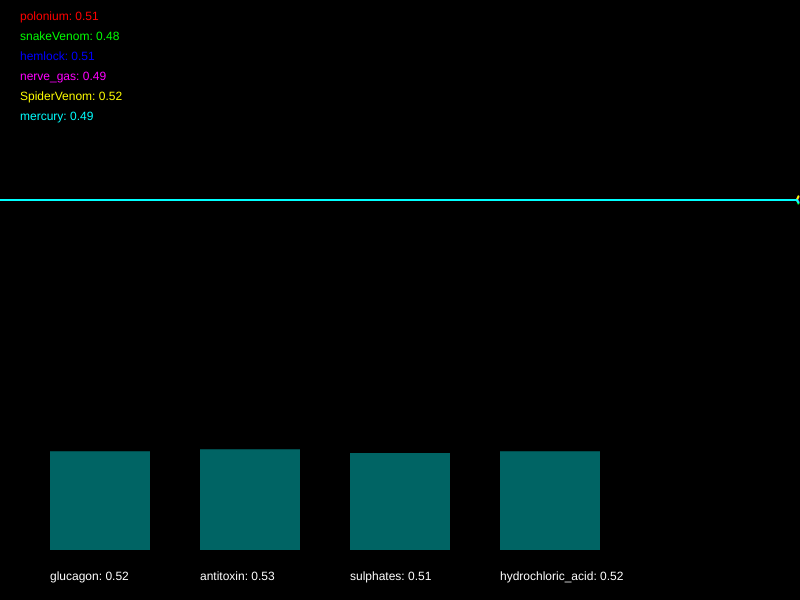
Frame 1 (no input)
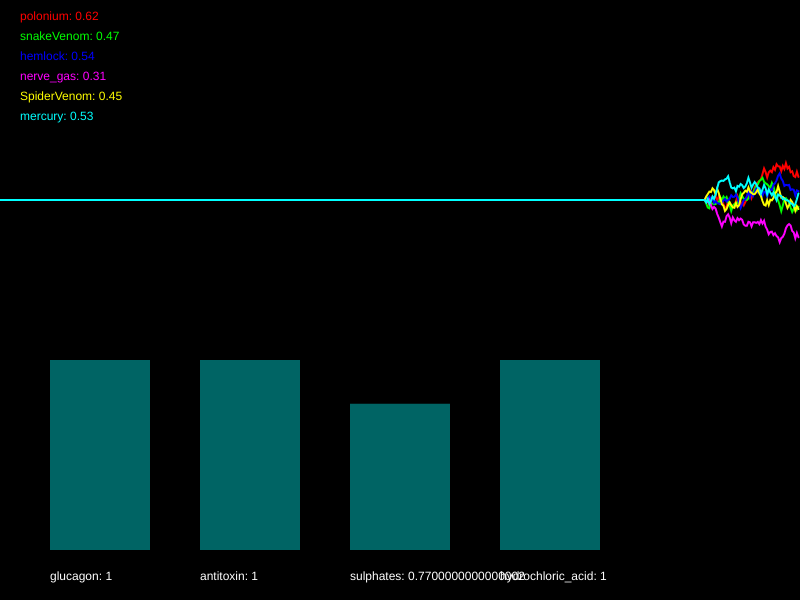
Frame 60 (no input)
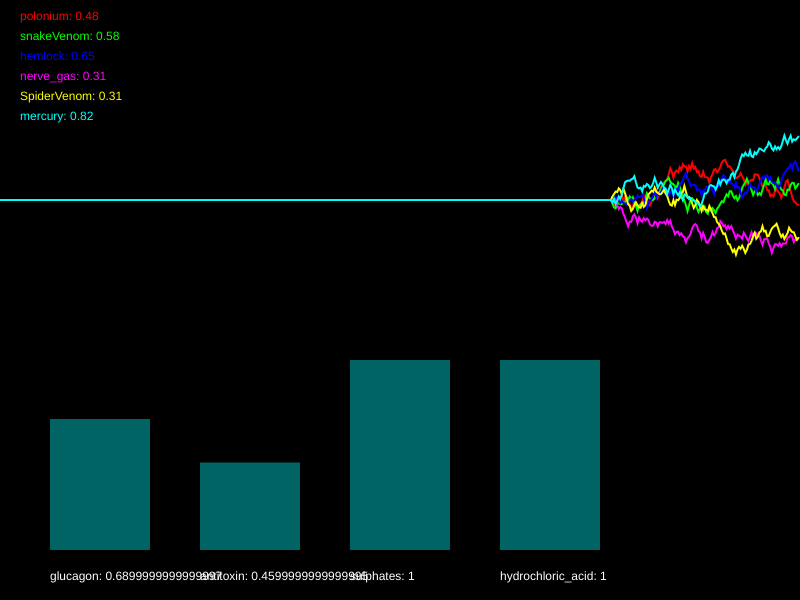
Frame 120 (the mouse pressed at the canvas centre since frame 60)

The p5.js sketch that drew these frames (run headless with seeded random() and noise() and a simulated clock; from frame 60 on, the mouse is pressed at the canvas centre):

// p5.js sketch
// ── sketch.js
/*

Officer: 5533988
CaseNum: 401-2-22430157-5533988

Case 401 - The Case of Norbert's Weiner Stand
Stage 3 - Bilious bagel

As I suspected Norbert has struck again. Ever inventive he’s set up a bagel stand and has laced the cream cheese with an ingenious but vicious toxin. This one is quite deadly so get yourself down to the lab right away.

You must develop the antidote by using conditional statements in the draw loop to do the following.

	- When nerve_gas dips below 0.54 or snakeVenom dips below 0.31, reduce glucagon by 0.01
	- If polonium dips below 0.48, or on the other hand, mercury goes above 0.37 and SpiderVenom goes above 0.36, increase glucagon by 0.03
	- If mercury goes above 0.64 or polonium goes above 0.66, whilst at the same time, SpiderVenom dips below 0.54, decrease antitoxin by 0.03
	- If nerve_gas goes above 0.38 or snakeVenom dips below 0.57, whilst at the same time, hemlock goes above 0.47, try increasing antitoxin by 0.03
	- If hemlock dips below 0.45, or on the other hand, snakeVenom goes above 0.54 and mercury dips below 0.38, try decreasing sulphates by 0.01
	- If SpiderVenom dips below 0.48 or nerve_gas goes above 0.43, increase sulphates by 0.01
	- When polonium dips below 0.65 or nerve_gas goes above 0.51, reduce hydrochloric_acid by 0.01
	- If mercury goes above 0.7 or hemlock dips below 0.57, increase hydrochloric_acid by 0.03


Your conditional statements should consider the following poisons:

	- polonium
	- snakeVenom
	- hemlock
	- nerve_gas
	- SpiderVenom
	- mercury


Your conditional statements should modify the following antidotes:

	- glucagon
	- antitoxin
	- sulphates
	- hydrochloric_acid


- There are many ways to complete this task but you should only use the following commands:

	if(){}
	>
	<
	&&
	||
	+=
	-=

*/

//Declare the poison variables
var polonium;
var snakeVenom;
var hemlock;
var nerve_gas;
var SpiderVenom;
var mercury;


//Declare the antidote variables
var glucagon;
var antitoxin;
var sulphates;
var hydrochloric_acid;


//This variable is used for drawing the graph
var graphs;


function setup() {

	createCanvas(800, 600);
	strokeWeight(2);

	//initialise the poisons and antidotes
	polonium = 0.5;
	snakeVenom = 0.5;
	hemlock = 0.5;
	nerve_gas = 0.5;
	SpiderVenom = 0.5;
	mercury = 0.5;
	glucagon = 0.5;
	antitoxin = 0.5;
	sulphates = 0.5;
	hydrochloric_acid = 0.5;


	//fills the graph with empty values
	graphs = [];

	for (var i = 0; i < 6; i++) {
		graphs.push([]);
		for (var j = 0; j < 512; j++) {
			graphs[i].push(0.5);
		}
	}

}

function draw() {

	//Develop the antidote below
	//Write conditional statements to change the amount of each substance ...

	if (nerve_gas < 0.54 || snakeVenom < 0.31) {
		glucagon -= 0.01;
	}
	if (polonium < 0.48 || mercury > 0.37 && SpiderVenom > 0.36) {
		glucagon += 0.03;
	}
	if ((mercury > 0.64 || polonium > 0.66) && SpiderVenom < 0.54) {
		antitoxin -= 0.03;
	}
	if ((nerve_gas > 0.38 || snakeVenom < 0.57) && hemlock > 0.47) {
		antitoxin += 0.03;
	}
	if (hemlock < 0.45 || snakeVenom > 0.54 && mercury < 0.38) {
		sulphates -= 0.01;
	}
	if (SpiderVenom < 0.48 || nerve_gas > 0.43) {
		sulphates += 0.01;
	}
	if (polonium < 0.65 || nerve_gas > 0.51) {
		hydrochloric_acid -= 0.01;
	}
	if (mercury > 0.7 || hemlock < 0.57) {
		hydrochloric_acid += 0.03;
	}



	//////////////////////////////////////////////////////

	//the code below generates new values using random numbers

	/*
		For testing, you might want to temporarily comment out
		these lines and set the same variables to constant values
		instead.
	*/

	polonium = nextValue(graphs[0], polonium);
	snakeVenom = nextValue(graphs[1], snakeVenom);
	hemlock = nextValue(graphs[2], hemlock);
	nerve_gas = nextValue(graphs[3], nerve_gas);
	SpiderVenom = nextValue(graphs[4], SpiderVenom);
	mercury = nextValue(graphs[5], mercury);


	glucagon = constrain(glucagon, 0, 1);
	antitoxin = constrain(antitoxin, 0, 1);
	sulphates = constrain(sulphates, 0, 1);
	hydrochloric_acid = constrain(hydrochloric_acid, 0, 1);

	///////// DO NOT CHANGE THE CODE BELOW ///////////

	//drawing code

	// set background
	background(0);
	noFill();

	//draw the graphs for the vitals
	var colors = [
		color(255, 0, 0),
		color(0, 255, 0),
		color(0, 0, 255),
		color(255, 0, 255),
		color(255, 255, 0),
		color(0, 255, 255)
	];

	for (var i = 0; i < graphs.length; i++) {
		stroke(colors[i]);
		drawGraph(graphs[i]);
	}

	//draw the poisons as text
	noStroke();
	fill(colors[0]);
	text('polonium: ' + nf(polonium, 1, 2), 20, 20);
	fill(colors[1]);
	text('snakeVenom: ' + nf(snakeVenom, 1, 2), 20, 40);
	fill(colors[2]);
	text('hemlock: ' + nf(hemlock, 1, 2), 20, 60);
	fill(colors[3]);
	text('nerve_gas: ' + nf(nerve_gas, 1, 2), 20, 80);
	fill(colors[4]);
	text('SpiderVenom: ' + nf(SpiderVenom, 1, 2), 20, 100);
	fill(colors[5]);
	text('mercury: ' + nf(mercury, 1, 2), 20, 120);


	//draw the antidotes bar chart
	drawBar(glucagon, 50, 'glucagon');
	drawBar(antitoxin, 200, 'antitoxin');
	drawBar(sulphates, 350, 'sulphates');
	drawBar(hydrochloric_acid, 500, 'hydrochloric_acid');


}

function nextValue(graph, val) {
	//gets the next value for a vital and puts it in an array for drawing
	var delta = random(-0.03, 0.03);

	val += delta;
	if (val > 1 || val < 0) {
		delta *= -1;
		val += delta * 2;
	}

	graph.push(val)
	graph.shift();
	return val;
}

function drawGraph(graph) {
	//draws an array as a graph
	beginShape();
	for (var i = 0; i < graph.length; i++) {
		vertex(width * i / 512, height * 0.5 - graph[i] * height / 3)
	}
	endShape();
}


function drawBar(val, x, name) {
	//draws the bars for bar chart
	noStroke();
	fill(0, 100, 100);
	var mh = height * 0.4 - 50;
	rect(x, (height - 50) - val * mh, 100, val * mh);
	fill(255);
	text(name + ": " + val, x, height - 20);
}
